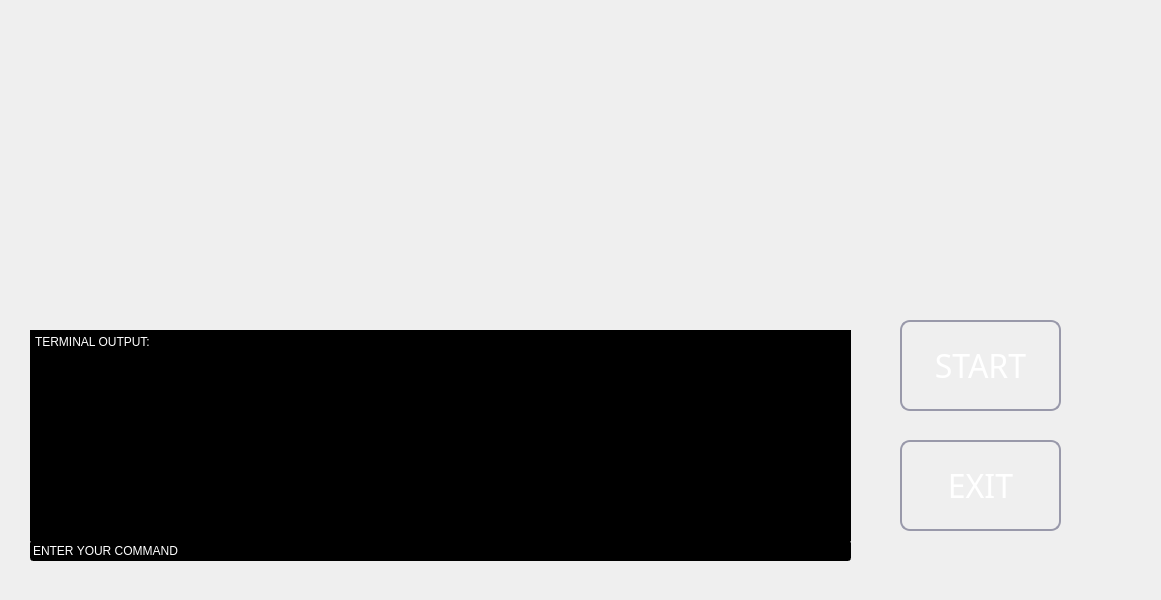
<?xml version="1.0" encoding="UTF-8"?>
<ui version="4.0">
 <class>Widget</class>
 <widget class="QWidget" name="Widget">
  <property name="geometry">
   <rect>
    <x>0</x>
    <y>0</y>
    <width>1161</width>
    <height>600</height>
   </rect>
  </property>
  <property name="windowTitle">
   <string>Widget</string>
  </property>
  <widget class="QLabel" name="bg">
   <property name="geometry">
    <rect>
     <x>-420</x>
     <y>-40</y>
     <width>1741</width>
     <height>651</height>
    </rect>
   </property>
   <property name="palette">
    <palette>
     <active/>
     <inactive/>
     <disabled/>
    </palette>
   </property>
   <property name="font">
    <font>
     <family>Avengers</family>
     <pointsize>24</pointsize>
    </font>
   </property>
   <property name="styleSheet">
    <string notr="true">colour: rgb(74, 74, 74)</string>
   </property>
   <property name="text">
    <string/>
   </property>
   <property name="pixmap">
    <pixmap>Black_Template.jpg</pixmap>
   </property>
   <property name="scaledContents">
    <bool>true</bool>
   </property>
  </widget>
  <widget class="QLabel" name="coding">
   <property name="geometry">
    <rect>
     <x>0</x>
     <y>0</y>
     <width>331</width>
     <height>231</height>
    </rect>
   </property>
   <property name="text">
    <string/>
   </property>
   <property name="pixmap">
    <pixmap>coding.gif</pixmap>
   </property>
   <property name="scaledContents">
    <bool>true</bool>
   </property>
  </widget>
  <widget class="QLabel" name="fridayname">
   <property name="geometry">
    <rect>
     <x>420</x>
     <y>10</y>
     <width>231</width>
     <height>91</height>
    </rect>
   </property>
   <property name="text">
    <string/>
   </property>
   <property name="pixmap">
    <pixmap>friday.png</pixmap>
   </property>
   <property name="scaledContents">
    <bool>true</bool>
   </property>
  </widget>
  <widget class="QLabel" name="arc">
   <property name="geometry">
    <rect>
     <x>380</x>
     <y>100</y>
     <width>331</width>
     <height>211</height>
    </rect>
   </property>
   <property name="text">
    <string/>
   </property>
   <property name="pixmap">
    <pixmap>arc.gif</pixmap>
   </property>
   <property name="scaledContents">
    <bool>true</bool>
   </property>
  </widget>
  <widget class="QLabel" name="voice">
   <property name="geometry">
    <rect>
     <x>820</x>
     <y>20</y>
     <width>291</width>
     <height>221</height>
    </rect>
   </property>
   <property name="text">
    <string/>
   </property>
   <property name="pixmap">
    <pixmap>Ntuks.gif</pixmap>
   </property>
   <property name="scaledContents">
    <bool>true</bool>
   </property>
  </widget>
  <widget class="QPushButton" name="pushButton_2">
   <property name="geometry">
    <rect>
     <x>900</x>
     <y>440</y>
     <width>161</width>
     <height>91</height>
    </rect>
   </property>
   <property name="font">
    <font>
     <family>PMingLiU-ExtB</family>
     <pointsize>24</pointsize>
     <weight>50</weight>
     <italic>false</italic>
     <bold>false</bold>
    </font>
   </property>
   <property name="styleSheet">
    <string notr="true">QPushButton {
border-style: solid;
border-width: 2px;
border-color: #9999aa;
border-radius: 10px;
color: white;
background-color: qlineargradient(spread:pad, x1:0,5, y1:0, x2:0,5, y2:1, stop:0 rgba(0, 0, 255, 255), stop:1 rgba(255,
255, 255, 255));
}
QPushButton:enabled {
background-color: qlineargradient(spread:pad, x1:0,5, y1:0, x2:0,5, y2:1, stop:0 rgba(0, 0, 255, 255), stop:1 rgba(255,
255, 255, 255));
color: white;
}
QPushButton:pressed {
background-color: qlineargradient(spread:pad, x1:0,5, y1:0, x2:0,5, y2:1, stop:0 rgba(0, 255, 255, 255), stop:1 rgba(255,
255, 255, 255));
color: #fffffe;
}
QPushButton:hover:!pressed {
background-color: qlineargradient(spread:pad, x1:0,5, y1:0, x2:0,5, y2:1, stop:0 rgba(255, 0, 255, 255), stop:1 rgba(255,
255, 255, 255));
color: #0c2f70;
}
QPushButton:disabled {
background-color: #aaaaaa;
color: #ffffff;
}</string>
   </property>
   <property name="text">
    <string>EXIT</string>
   </property>
  </widget>
  <widget class="QLabel" name="listen">
   <property name="geometry">
    <rect>
     <x>780</x>
     <y>30</y>
     <width>351</width>
     <height>231</height>
    </rect>
   </property>
   <property name="text">
    <string/>
   </property>
   <property name="pixmap">
    <pixmap>listening.gif</pixmap>
   </property>
   <property name="scaledContents">
    <bool>true</bool>
   </property>
  </widget>
  <widget class="QLabel" name="loading">
   <property name="geometry">
    <rect>
     <x>810</x>
     <y>20</y>
     <width>311</width>
     <height>221</height>
    </rect>
   </property>
   <property name="text">
    <string/>
   </property>
   <property name="pixmap">
    <pixmap>loading.gif</pixmap>
   </property>
   <property name="scaledContents">
    <bool>true</bool>
   </property>
  </widget>
  <widget class="QPushButton" name="pushButton_3">
   <property name="geometry">
    <rect>
     <x>900</x>
     <y>320</y>
     <width>161</width>
     <height>91</height>
    </rect>
   </property>
   <property name="font">
    <font>
     <family>PMingLiU-ExtB</family>
     <pointsize>24</pointsize>
    </font>
   </property>
   <property name="styleSheet">
    <string notr="true">QPushButton {
border-style: solid;
border-width: 2px;
border-color: #9999aa;
border-radius: 10px;
color: white;
background-color: qlineargradient(spread:pad, x1:0,5, y1:0, x2:0,5, y2:1, stop:0 rgba(0, 0, 255, 255), stop:1 rgba(255,
255, 255, 255));
}
QPushButton:enabled {
background-color: qlineargradient(spread:pad, x1:0,5, y1:0, x2:0,5, y2:1, stop:0 rgba(0, 0, 255, 255), stop:1 rgba(255,
255, 255, 255));
color: white;
}
QPushButton:pressed {
background-color: qlineargradient(spread:pad, x1:0,5, y1:0, x2:0,5, y2:1, stop:0 rgba(0, 255, 255, 255), stop:1 rgba(255,
255, 255, 255));
color: #fffffe;
}
QPushButton:hover:!pressed {
background-color: qlineargradient(spread:pad, x1:0,5, y1:0, x2:0,5, y2:1, stop:0 rgba(255, 0, 255, 255), stop:1 rgba(255,
255, 255, 255));
color: #0c2f70;
}
QPushButton:disabled {
background-color: #aaaaaa;
color: #ffffff;
}</string>
   </property>
   <property name="text">
    <string>START</string>
   </property>
  </widget>
  <widget class="QPlainTextEdit" name="TERMINALOUTPUT">
   <property name="geometry">
    <rect>
     <x>30</x>
     <y>330</y>
     <width>821</width>
     <height>211</height>
    </rect>
   </property>
   <property name="palette">
    <palette>
     <active>
      <colorrole role="WindowText">
       <brush brushstyle="SolidPattern">
        <color alpha="255">
         <red>255</red>
         <green>255</green>
         <blue>255</blue>
        </color>
       </brush>
      </colorrole>
      <colorrole role="Button">
       <brush brushstyle="SolidPattern">
        <color alpha="255">
         <red>0</red>
         <green>0</green>
         <blue>0</blue>
        </color>
       </brush>
      </colorrole>
      <colorrole role="Text">
       <brush brushstyle="SolidPattern">
        <color alpha="255">
         <red>255</red>
         <green>255</green>
         <blue>255</blue>
        </color>
       </brush>
      </colorrole>
      <colorrole role="ButtonText">
       <brush brushstyle="SolidPattern">
        <color alpha="255">
         <red>255</red>
         <green>255</green>
         <blue>255</blue>
        </color>
       </brush>
      </colorrole>
      <colorrole role="Base">
       <brush brushstyle="SolidPattern">
        <color alpha="255">
         <red>0</red>
         <green>0</green>
         <blue>0</blue>
        </color>
       </brush>
      </colorrole>
      <colorrole role="Window">
       <brush brushstyle="SolidPattern">
        <color alpha="255">
         <red>0</red>
         <green>0</green>
         <blue>0</blue>
        </color>
       </brush>
      </colorrole>
     </active>
     <inactive>
      <colorrole role="WindowText">
       <brush brushstyle="SolidPattern">
        <color alpha="255">
         <red>255</red>
         <green>255</green>
         <blue>255</blue>
        </color>
       </brush>
      </colorrole>
      <colorrole role="Button">
       <brush brushstyle="SolidPattern">
        <color alpha="255">
         <red>0</red>
         <green>0</green>
         <blue>0</blue>
        </color>
       </brush>
      </colorrole>
      <colorrole role="Text">
       <brush brushstyle="SolidPattern">
        <color alpha="255">
         <red>255</red>
         <green>255</green>
         <blue>255</blue>
        </color>
       </brush>
      </colorrole>
      <colorrole role="ButtonText">
       <brush brushstyle="SolidPattern">
        <color alpha="255">
         <red>255</red>
         <green>255</green>
         <blue>255</blue>
        </color>
       </brush>
      </colorrole>
      <colorrole role="Base">
       <brush brushstyle="SolidPattern">
        <color alpha="255">
         <red>0</red>
         <green>0</green>
         <blue>0</blue>
        </color>
       </brush>
      </colorrole>
      <colorrole role="Window">
       <brush brushstyle="SolidPattern">
        <color alpha="255">
         <red>0</red>
         <green>0</green>
         <blue>0</blue>
        </color>
       </brush>
      </colorrole>
     </inactive>
     <disabled>
      <colorrole role="WindowText">
       <brush brushstyle="SolidPattern">
        <color alpha="255">
         <red>255</red>
         <green>255</green>
         <blue>255</blue>
        </color>
       </brush>
      </colorrole>
      <colorrole role="Button">
       <brush brushstyle="SolidPattern">
        <color alpha="255">
         <red>0</red>
         <green>0</green>
         <blue>0</blue>
        </color>
       </brush>
      </colorrole>
      <colorrole role="Text">
       <brush brushstyle="SolidPattern">
        <color alpha="255">
         <red>255</red>
         <green>255</green>
         <blue>255</blue>
        </color>
       </brush>
      </colorrole>
      <colorrole role="ButtonText">
       <brush brushstyle="SolidPattern">
        <color alpha="255">
         <red>255</red>
         <green>255</green>
         <blue>255</blue>
        </color>
       </brush>
      </colorrole>
      <colorrole role="Base">
       <brush brushstyle="SolidPattern">
        <color alpha="255">
         <red>0</red>
         <green>0</green>
         <blue>0</blue>
        </color>
       </brush>
      </colorrole>
      <colorrole role="Window">
       <brush brushstyle="SolidPattern">
        <color alpha="255">
         <red>0</red>
         <green>0</green>
         <blue>0</blue>
        </color>
       </brush>
      </colorrole>
     </disabled>
    </palette>
   </property>
   <property name="autoFillBackground">
    <bool>true</bool>
   </property>
   <property name="styleSheet">
    <string notr="true">color:rgb(255, 255, 255);
background-color: rgb(0, 0, 0);</string>
   </property>
   <property name="plainText">
    <string>TERMINAL OUTPUT:
</string>
   </property>
  </widget>
  <widget class="QLineEdit" name="lineEdit">
   <property name="geometry">
    <rect>
     <x>30</x>
     <y>540</y>
     <width>821</width>
     <height>21</height>
    </rect>
   </property>
   <property name="styleSheet">
    <string notr="true">color: rgb(255, 255, 255);
background-color: rgb(0, 0, 0);</string>
   </property>
   <property name="text">
    <string>ENTER YOUR COMMAND</string>
   </property>
  </widget>
  <zorder>bg</zorder>
  <zorder>listen</zorder>
  <zorder>coding</zorder>
  <zorder>fridayname</zorder>
  <zorder>arc</zorder>
  <zorder>pushButton_2</zorder>
  <zorder>loading</zorder>
  <zorder>voice</zorder>
  <zorder>pushButton_3</zorder>
  <zorder>TERMINALOUTPUT</zorder>
  <zorder>lineEdit</zorder>
 </widget>
 <resources>
  <include location="helo.qrc"/>
 </resources>
 <connections/>
</ui>
